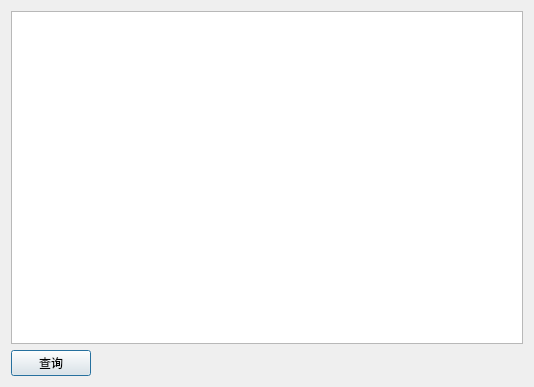
<?xml version="1.0" encoding="UTF-8"?>
<ui version="4.0">
 <class>cxjBackDialog</class>
 <widget class="QDialog" name="cxjBackDialog">
  <property name="geometry">
   <rect>
    <x>0</x>
    <y>0</y>
    <width>534</width>
    <height>387</height>
   </rect>
  </property>
  <property name="windowTitle">
   <string>回空数据</string>
  </property>
  <layout class="QGridLayout" name="gridLayout">
   <item row="0" column="0" colspan="3">
    <widget class="QTableWidget" name="cxjBacktWidget"/>
   </item>
   <item row="1" column="0">
    <widget class="QPushButton" name="getCxjBackButton">
     <property name="text">
      <string>查询</string>
     </property>
    </widget>
   </item>
   <item row="1" column="1">
    <widget class="QLabel" name="querylabel">
     <property name="minimumSize">
      <size>
       <width>200</width>
       <height>0</height>
      </size>
     </property>
     <property name="text">
      <string/>
     </property>
    </widget>
   </item>
   <item row="1" column="2">
    <spacer name="horizontalSpacer">
     <property name="orientation">
      <enum>Qt::Horizontal</enum>
     </property>
     <property name="sizeHint" stdset="0">
      <size>
       <width>226</width>
       <height>20</height>
      </size>
     </property>
    </spacer>
   </item>
  </layout>
 </widget>
 <resources/>
 <connections/>
</ui>
